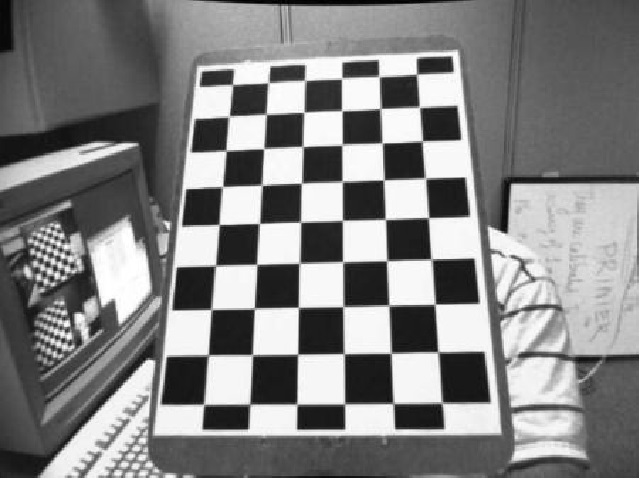
#> input picture calib.jpg, 640 x 480 px
$ python calibrate.py calib.jpg
#> lines starting #> are read from the running program, lines starting #| are printed output that depends on the picture; after the words box and inside, x2 and y2 are one past the last pixel; in counts of white or black regions, pixels touching at a corner belong together
#!/usr/bin/env python

'''
camera calibration for distorted images with chess board samples
reads distorted images, calculates the calibration and write undistorted images

usage:
    calibrate.py [--debug <output path>] [--square_size] [<image mask>]

default values:
    --debug:    ./output/
    --square_size: 1.0
    <image mask> defaults to ../data/left*.jpg
'''

# Python 2/3 compatibility
from __future__ import print_function

import numpy as np
import cv2 as cv

# local modules
from common import splitfn

# built-in modules
import os

if __name__ == '__main__':
    import sys
    import getopt
    from glob import glob

    args, img_mask = getopt.getopt(sys.argv[1:], '', ['debug=', 'square_size=', 'threads='])
    args = dict(args)
    args.setdefault('--debug', './output/')
    args.setdefault('--square_size', 1.0)
    args.setdefault('--threads', 4)
    if not img_mask:
        img_mask = '../data/left??.jpg'  # default
    else:
        img_mask = img_mask[0]

    img_names = glob(img_mask)
    debug_dir = args.get('--debug')
    if debug_dir and not os.path.isdir(debug_dir):
        os.mkdir(debug_dir)
    square_size = float(args.get('--square_size'))

    pattern_size = (9, 6)
    pattern_points = np.zeros((np.prod(pattern_size), 3), np.float32)
    pattern_points[:, :2] = np.indices(pattern_size).T.reshape(-1, 2)
    pattern_points *= square_size

    obj_points = []
    img_points = []
    h, w = cv.imread(img_names[0], cv.IMREAD_GRAYSCALE).shape[:2]  # TODO: use imquery call to retrieve results
#> h = 480; w = 640

    def processImage(fn):
#> called with fn = 'calib.jpg'
        print('processing %s... ' % fn)
        img = cv.imread(fn, 0)
#> img is the input picture: shape (480, 640); min 0, max 255, mean 131.2
        if img is None:
            print("Failed to load", fn)
            return None

        assert w == img.shape[1] and h == img.shape[0], ("size: %d x %d ... " % (img.shape[1], img.shape[0]))
        found, corners = cv.findChessboardCorners(img, pattern_size)
#> found = True; corners = 54 rows, first 8: [416.1, 74.13], [419.4, 107.3], [422.8, 140.5], [425.6, 178], [429.1, 217.3], [430.4, 258.7], [435.4, 304], [437.1, 351.4]
        if found:
            term = (cv.TERM_CRITERIA_EPS + cv.TERM_CRITERIA_COUNT, 30, 0.1)
            cv.cornerSubPix(img, corners, (5, 5), (-1, -1), term)

        if debug_dir:
            vis = cv.cvtColor(img, cv.COLOR_GRAY2BGR)
            cv.drawChessboardCorners(vis, pattern_size, corners, found)
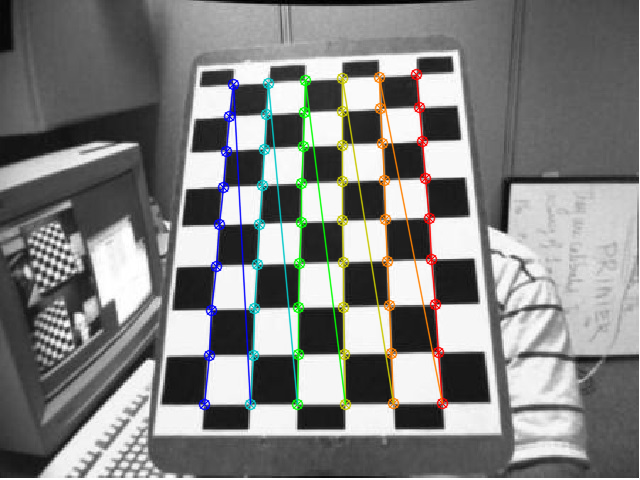
#> vis: shape (480, 640, 3); 4.83% of pixels changed, all inside (x1, y1, x2, y2) = (198, 68, 449, 411)
#> (the run stopped early here; a loop or call above may not have finished)
